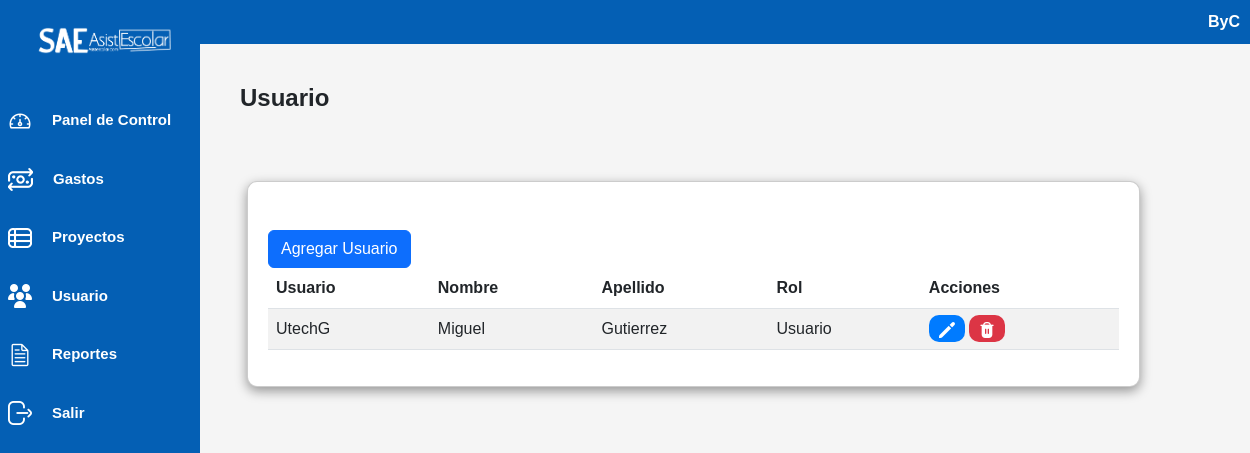
The app's page /controlador/usuario_controlador.php (signed in) with its own data.
### tables this page shows
CREATE TABLE `usuario` (
  `ID_Usuario` int(11) NOT NULL,
  `ID_Rol` tinyint(1) NOT NULL DEFAULT 0,
  `Usuario` varchar(50) NOT NULL,
  `Contrasena` varchar(50) NOT NULL,
  `Nombre` varchar(50) NOT NULL,
  `Apellido` varchar(50) NOT NULL
);

### controlador/usuario_controlador.php (called while the page is built, shortened)
<?php
    require_once('../modelo/usuario_modelo.php');
    require_once("vista_controlador.php");
    $idRol = isset($_SESSION['ID_Rol']) ? $_SESSION['ID_Rol'] : 0;
    $idUsuario = $_SESSION['id_usuario'];
    $usuarioObj = new Usuario();
    try {
        if ($idRol == 1) {
            $usuarios = $usuarioObj->obtenerUsuarios();
        } else {
            $usuarioObj->obtenerUsuarioPorId($idUsuario);
            $usuario = $usuarioObj->get_Usuario();
            $nombre = $usuarioObj->get_Nombre();
            $apellido = $usuarioObj->get_Apellido();
        }
    } catch (Exception $e) {
        $message = "Error: " . htmlspecialchars($e->getMessage(), ENT_QUOTES, 'UTF-8');
    }
    require_once("../vista/usuario_vista.php");

### modelo/conexionPDO.php (called while the page is built, shortened)
<?php
    class Conexion {
        private $conexion;
        function __construct(){
            $servidor="localhost";
            $usuarioBD="root";
            $claveBD="";
            $bd="fiscor";
            try {
                $this->conexion=new PDO("mysql:host=$servidor;dbname=$bd",$usuarioBD,$claveBD);
                $this->conexion->setAttribute(PDO::ATTR_ERRMODE,PDO::ERRMODE_EXCEPTION);
            }
            catch(PDOException $fallo){
                die ("La conexion ha fallado.".$fallo->getMessage());
            }
        }
        public function conectar(){
            return $this->conexion;
        }
    }
?>

### modelo/usuario_modelo.php (called while the page is built, shortened)
<?php
require_once("conexionPDO.php");
class Usuario extends Conexion {
    private $objbd;
    public function __construct(){
        $this->objbd = parent::conectar();
    }
    public function obtenerUsuarios() {
        $lista = array();
        $consulta = $this->objbd->query("SELECT *
                                         FROM usuario
                                         WHERE ID_Usuario > 1");
        while ($filas = $consulta->fetch(PDO::FETCH_ASSOC)) {
            $lista[] = $filas;
        }
        return $lista;
    }
}
?>

### vista/usuario_vista.php (the view, shortened to what this page needs)
<!DOCTYPE html>
<html lang="es">
<head>
    <link rel="stylesheet" href="../vista/css/bootstrap.min.css">
    <link rel="stylesheet" href="../vista/css/dataTables.bootstrap5.css">
    <link rel="stylesheet" type="text/css" href="../vista/css/estilosinicio.css">
</head>
<body>
    <div class="contenedor">
        <div class="barra-lateral"  id="barra-lateral">
        </div>
        <div class="contenido">
            <h1>Usuario</h1>
        </div>
    </div>
    <div class="container">
        <div class="contenedor-usuario px-6 pt-5">
            <div id="tabla_div" class="table-responsive">
                <?php if ($idRol == 1): ?>
                    <a href="#" class="modal_abrir btn btn-primary" onClick="agregarUsuario();">Agregar Usuario</a>
                    <div class="table-container">
                        <table id="tabla" class="table table-striped" style="width:100%">
                            <thead>
                                <tr>
                                    <th>Usuario</th>
                                    <th>Nombre</th>
                                    <th>Apellido</th>
                                    <th>Rol</th>
                                    <th>Acciones</th>
                                </tr>
                            </thead>
                            <tbody>
                                <?php foreach ($usuarios as $usuario): ?>
                                    <tr>
                                        <td><?php echo htmlspecialchars($usuario['Usuario'], ENT_QUOTES, 'UTF-8'); ?></td>
                                        <td><?php echo htmlspecialchars($usuario['Nombre'], ENT_QUOTES, 'UTF-8'); ?></td>
                                        <td><?php echo htmlspecialchars($usuario['Apellido'], ENT_QUOTES, 'UTF-8'); ?></td>
                                        <td><?php
                                            if ($usuario['ID_Rol'] == 0) {
                                                echo "Usuario";
                                            } elseif ($usuario['ID_Rol'] == 1) {
                                                echo "Administrador";
                                            } else {
                                                echo "Rol Desconocido";
                                            }
                                            ?>
                                        </td>
                                        <td>
                                            <a onClick="editarUsuario(this)" class="btn-azul" data-id="<?php echo htmlspecialchars($usuario['ID_Usuario'], ENT_QUOTES, 'UTF-8'); ?>" data-usuario="<?php echo htmlspecialchars($usuario['Usuario'], ENT_QUOTES, 'UTF-8'); ?>" data-nombre="<?php echo htmlspecialchars($usuario['Nombre'], ENT_QUOTES, 'UTF-8'); ?>" data-apellido="<?php echo htmlspecialchars($usuario['Apellido'], ENT_QUOTES, 'UTF-8'); ?>" data-rol="<?php echo htmlspecialchars($usuario['ID_Rol'], ENT_QUOTES, 'UTF-8'); ?>"><img src="../vista/img/editar.png" alt="editar"></a>
                                            <a href="?eliminarId=<?php echo htmlspecialchars($usuario['ID_Usuario'], ENT_QUOTES, 'UTF-8'); ?>" class="btn-rojo" onclick="return confirm('¿Estás seguro de que quieres eliminar este usuario?');"><img src="../vista/img/eliminar.png" alt="eliminar"></a>
                                        </td>
                                    </tr>
                                <?php endforeach; ?>
                            </tbody>
                        </table>
                    </div>
                <?php endif; ?>
            </div>
        </div>
    </div>
</body>
</html>

### vista/css/estilosinicio.css (style rules this page uses)
body { margin: 0; font-family: 'Poppins', sans-serif !important; background-color: #f5f5f5; }
.contenedor { display: flex; flex-direction: row; flex-wrap: wrap; margin-left: 200px; }
.contenido { padding: 40px; width: 90%; }
.px-6 { margin: 0 auto; max-width: 2000px; max-height: 1000px; }
.contenedor-categoria, .contenedor-canvas, .contenedor-usuario { background-color: white; border: 1px solid rgba(0.1, 0.1, 0.1, 0.2); padding: 20px; box-shadow: 0 4px 12px rgba(0, 0, 0, 0.4); border-radius: 10px; width: 80%; max-width: 1200px; margin: 20px auto; margin-left: 135px; }
.container { margin-left: 100px; }
.barra-lateral { width: 200px; height: 100%; background-color: #045fb4; position: fixed; top: 0; left: 0; overflow-x: hidden; padding-top: 20px; transition: width 0.3s; z-index: 1000; }
h1 { font-size: 24px; font-weight: bold; }
.btn-azul { background-color: #007bff; color: white; border: none; padding: 5px 10px; cursor: pointer; border-radius: 10px; }
.btn-rojo { background-color: #dc3545; color: white; border: none; padding: 5px 10px; cursor: pointer; border-radius: 10px; }
.table-container { overflow-x: auto !important; }

### records on screen
usuario: Usuario "UtechG", Nombre "Miguel", Apellido "Gutierrez"

### other values on screen
$nombreUsuario "ByC"
